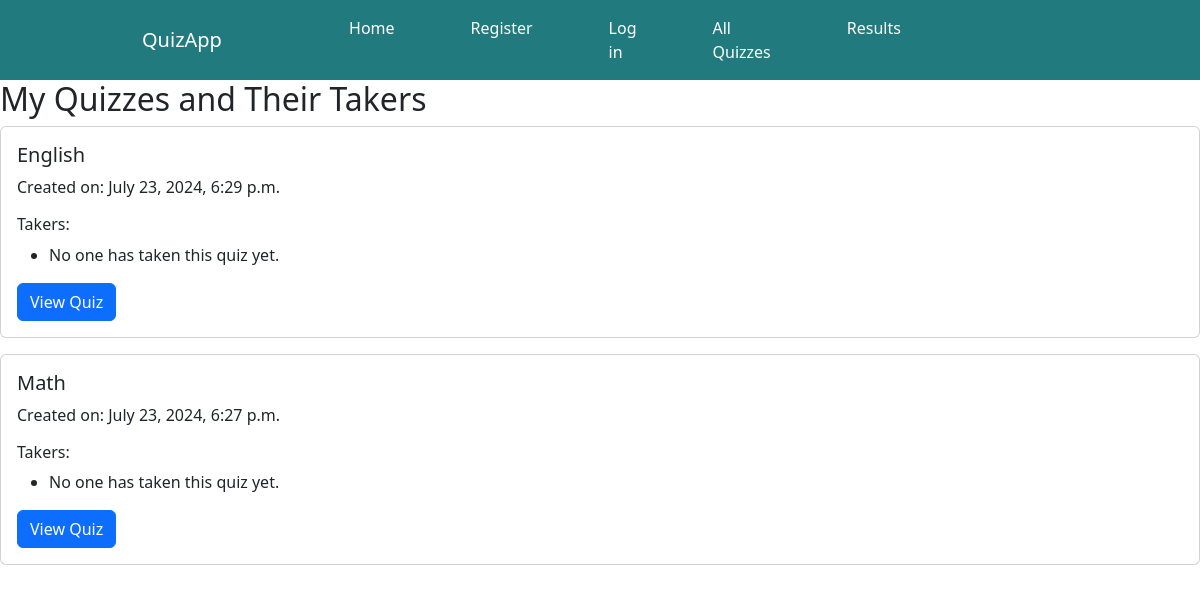
The page /my-quizzes-with-takers/ (signed in) on the database its author committed.
### quiz_app/models.py (models this page shows, shortened)
class Quiz(models.Model):
    title = models.CharField(max_length=200)
    creator = models.ForeignKey(User, on_delete=models.CASCADE, default= 1)
    created_at = models.DateTimeField(auto_now_add=True)
    takers = models.ManyToManyField(User, related_name='taken_quizzes', blank=True)

### quiz_app/views.py (the view)
# urls.py: path('my-quizzes-with-takers/', views.user_quizzes_with_takers, name='user_quizzes_with_takers'),
@login_required
def user_quizzes_with_takers(request):
    quizzes = Quiz.objects.filter(creator=request.user).prefetch_related('takers').order_by('-created_at')
    return render(request, 'quiz_app/user_quizzes_with_takers.html', {'quizzes': quizzes})

### quiz_app/templates/quiz_app/user_quizzes_with_takers.html
{% extends 'quiz_app/home.html' %}
{% block content %}
<h2>My Quizzes and Their Takers</h2>
{% for quiz in quizzes %}
    <div class="card mb-3">
        <div class="card-body">
            <h5 class="card-title">{{ quiz.title }}</h5>
            <p class="card-text">Created on: {{ quiz.created_at }}</p>
            <h6>Takers:</h6>
            <ul>
            {% for taker in quiz.takers.all %}
                <li>{{ taker.username }} - {{ taker.email }}</li>
            {% empty %}
                <li>No one has taken this quiz yet.</li>
            {% endfor %}
            </ul>
            <a href="{% url 'quiz_detail' quiz.id %}" class="btn btn-primary">View Quiz</a>
        </div>
    </div>
{% empty %}
    <p>You haven't created any quizzes yet.</p>
{% endfor %}
{% endblock %}

### rows shown on the page
Quiz: title "English", created_at "July 23, 2024, 6:29 p.m."
Quiz: title "Math", created_at "July 23, 2024, 6:27 p.m."
